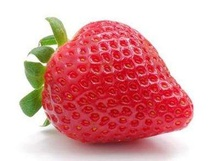
%> input picture colorSpace/Image-Color-Quantization-and-Circle-Detection-master/examples/caomei3.jpg, 220 x 161 px, shrunk from 400 x 292 before the run
$ octave color_quantize_main.m   (GNU Octave 9; MATLAB toolbox functions it lacks are replaced by stand-ins)
%> lines starting %> are read from the running program, lines starting %| are printed output that depends on the picture
### colorSpace/Image-Color-Quantization-and-Circle-Detection-master/color-quantization-and-circle-detection/quantize_RGB.m
function [outputImg, meanColors] = quantize_RGB(origImg, k)

[rows, cols, channels] = size(double(origImg));
reshapeCol = rows*cols;
newImage = reshape(double(origImg),reshapeCol, channels);

[idx, meanColors] = kmeans(newImage, k);
idx = reshape(idx, rows, cols);
outputImg = uint8(zeros(rows,cols,channels));

    i = 1;
    while(i <= rows)
        j = 1;
        while(j <= cols)
            k2 = 1;
            while(k2 <= k)
                if idx(i,j)==k2
                    l = 1;
                    while(l <= channels)
                        outputImg(i,j,l)= meanColors(k2,l);
                        l = l + 1;
                    end
                end
                k2 = k2 + 1;
            end
            j = j + 1;
        end
        i = i + 1;
    end
end

### colorSpace/Image-Color-Quantization-and-Circle-Detection-master/color-quantization-and-circle-detection/compute_Quantization_Error.m
function [ error ] = compute_Quantization_Error(origImg, quantizedImg )
doubles = (double(quantizedImg) - double(origImg)).^2;
[~,~,channels]= size(origImg);
for i=1:channels
    doubles = sum(doubles);
end
error = doubles;
end

### colorSpace/Image-Color-Quantization-and-Circle-Detection-master/color-quantization-and-circle-detection/quantize_HSV.m
function [outputImg,meanHues ] = quantize_HSV(origImg, k )
hsvConvert = rgb2hsv(origImg);
extractHue = hsvConvert(:,:,1);
[rows, cols, ~] = size(extractHue);
reshapecol = rows*cols;
[idx,meanHues] = kmeans(double(reshape(extractHue,reshapecol,1)),k);
idx = reshape(idx,rows,cols);
[r,c]= size(idx);
i = 1;
while(i <= r)
        j = 1;
        while(j <= c)
            k2 = 1;
            while(k2 <= k)
                if idx(i,j)==k2
                    l = 1;
                   while(l <= size(i,1))
                        extractHue(i(l,1),j(l,1)) = meanHues(k2,1);
                        l = l + 1;
                   end
                end
                k2 = k2 + 1;
            end
            j = j + 1;
        end
        i = i + 1;
end

rownum = size(extractHue,1);
colnum = size(extractHue,2);

for m=1:rownum
    for n=1:colnum
       hsvConvert(m,n,1) = extractHue(m,n,1);
    end
end
finalImg = hsv2rgb(hsvConvert);
outputImg = finalImg;

end

### colorSpace/Image-Color-Quantization-and-Circle-Detection-master/color-quantization-and-circle-detection/get_Hue_Hists.m
function [histEqual, histClustered] = get_Hue_Hists(origImg, k)

hsvConvert = rgb2hsv(origImg);

rownum = size(hsvConvert,1);
colnum = size(hsvConvert,2);
for m=1:rownum
    for n=1:colnum
       extractHue(m,n,1) = hsvConvert(m,n,1);
    end
end

[rows, cols, ~] = size(extractHue);
reshapecol = rows*cols;
histEqual = reshape(extractHue,reshapecol,1);
[idx,histmeans] = kmeans(double(reshape(extractHue,reshapecol,1)),k);
idx = reshape(idx,rows,cols);
[r,c]= size(idx);

i = 1;
while(i <= r)
        for j=1:c
            for k2=1:k
                if idx(i,j)==k2
                   for l=1:size(i,1)
                        extractHue(i(l,1),j(l,1)) = histmeans(k2,1);
                   end
                end
            end
        end
        i = i + 1;
end

idx = reshape(idx,reshapecol, 1);
histClustered = hist(idx, k);
end

### colorSpace/Image-Color-Quantization-and-Circle-Detection-master/color-quantization-and-circle-detection/color_quantize_main.m

origImg = imread ('D:\MatlabFiles\colorSpace\Image-Color-Quantization-and-Circle-Detection-master\examples\caomei3.jpg');
%> origImg is the input picture: size 161x220x3 uint8; mean R, G, B 223.5, 164.2, 165.4

[im5, meanColors] = quantize_RGB(origImg,5);
%> in quantize_RGB, `[rows, cols, channels] = size(double(origImg));`: rows = 161; cols = 220; channels = 3
%> in quantize_RGB, `reshapeCol = rows*cols;`: reshapeCol = 35420
%> in quantize_RGB, `[idx, meanColors] = kmeans(newImage, k);`: meanColors = [215.7 86.1 98.29; 111.2 133.4 52.97; 253.2 252.5 252; 189.9 31.03 44.16; 211 171.3 169.2]
%> in quantize_RGB, `idx = reshape(idx, rows, cols);`:
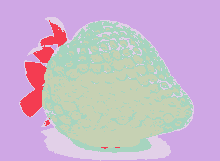
%> idx: size 161x220 double; 5 distinct labels, from 1 to 5; one colour per label, 0 black
%> in quantize_RGB, `outputImg = uint8(zeros(rows,cols,channels));`: outputImg: size 161x220x3 uint8; every value is 0
%> after the loop in quantize_RGB, `while(i <= rows)`:
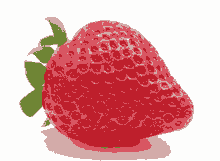
%> outputImg: size 161x220x3 uint8; mean R, G, B 223.4, 164.4, 165.3
%> after the loop in quantize_RGB, `while(i <= rows)`: i = 162; l = 4
figure
subplot(2,2,1)
imshow(im5)
title('RGB k = 5')
rgbError5 = compute_Quantization_Error(origImg, im5)
%> the loop in compute_Quantization_Error, `for i=1:channels` made 3 passes
%> doubles on passes 2 to 3: [8623778 8114963 8142292], 24881033
%> in compute_Quantization_Error, `error = doubles;`: error = 24881033
%> rgbError5 = 24881033
%
[im5, meanHues] = quantize_HSV(origImg, 5);
%> in quantize_HSV, `hsvConvert = rgb2hsv(origImg);`: hsvConvert: size 161x220x3 double; mean H, S, V 0.485, 0.334, 0.881
%> in quantize_HSV, `[idx,meanHues] = kmeans(double(reshape(extractHue,reshapecol,1)),k);`: meanHues = [0.105; 0.974; 0.511; 0.00153; 0.214]
%> in quantize_HSV, `idx = reshape(idx,rows,cols);`: idx: size 161x220 double; 5 distinct labels, from 1 to 5
%> after the loop in quantize_HSV, `while(i <= r)`:
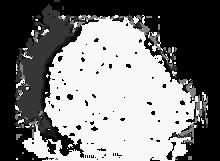
%> extractHue: size 161x220 double; min 0.00153, max 0.974, mean 0.485
%> after the loop in quantize_HSV, `while(i <= r)`: i = 162; l = 2
%> after the loop in quantize_HSV, `for m=1:rownum`: hsvConvert: size 161x220x3 double; mean H, S, V 0.485, 0.334, 0.881
%> meanHues = [0.105; 0.974; 0.511; 0.00153; 0.214]
subplot(2,2,2)
imshow(im5);
hsvError5 = compute_Quantization_Error(origImg, im5)
%> the loop in compute_Quantization_Error (call 2), `for i=1:channels` made 3 passes
%> doubles on passes 2 to 3: [1.81e+09 1.27e+09 1.26e+09], 4.34e+09
%> hsvError5 = 4.34e+09
title('HSV k = 5')
%
[im25, meanColors] = quantize_RGB(origImg,25);
%> in quantize_RGB (call 2), `[idx, meanColors] = kmeans(newImage, k);`: meanColors = 25 rows, first 12: [254.6 254.6 254.4; 194.1 50.94 62.11; 216.6 197.3 197.1; 214.2 96.12 106.6; 227.4 76.53 90.52; 176.3 10.86 22.17; 157.6 81.59 86.7; 110 143.3 70.54; 191.8 150.9 150.7; 230.8 218.3 217.9; 182.3 31.86 43.45; 155.6 172.2 116.3]
subplot(2,2,3)
imshow(im25)
rgbError25 = compute_Quantization_Error(origImg, im25)
%> in compute_Quantization_Error (call 3), `doubles = (double(quantizedImg) - double(origImg)).^2;`:
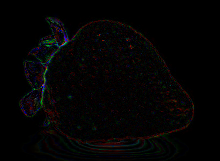
%> doubles: size 161x220x3 double; mean R, G, B 50.8, 42.7, 43.1; drawn with min black and max white
%> the loop in compute_Quantization_Error (call 3), `for i=1:channels` made 3 passes
%> doubles on passes 2 to 3: [1799812 1512946 1528055], 4840813
%> in compute_Quantization_Error (call 3), `error = doubles;`: error = 4840813
%> rgbError25 = 4840813
title('RGB k = 25')
%
[im25, meanHues] = quantize_HSV(origImg, 25);
%> after the loop in quantize_HSV (call 2), `for m=1:rownum`: hsvConvert: size 161x220x3 double; mean H, S, V 0.485, 0.334, 0.881
%> meanHues = 25 values, max 0.995 at index 21, min 0.000374 at index 1, mean 0.499
subplot(2,2,4)
imshow(im25);
hsvError25 = compute_Quantization_Error(origImg, im25)
%> hsvError25 = 4.34e+09
title('HSV k = 25')
%
[histEqual, histClustered] = get_Hue_Hists(origImg, 5);
%> in get_Hue_Hists, `[idx,histmeans] = kmeans(double(reshape(extractHue,reshapecol,1)),k);`: histmeans = [0.98; 0.00299; 0.204; 0.485; 0.797]
%> in get_Hue_Hists, `idx = reshape(idx,rows,cols);`:
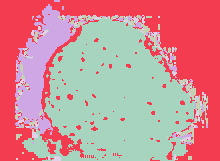
%> idx: size 161x220 double; 5 distinct labels, from 1 to 5; one colour per label, 0 black
%> after the loop in get_Hue_Hists, `while(i <= r)`: i = 162
%> in get_Hue_Hists, `histClustered = hist(idx, k);`: histClustered = [15720 14548 3484 959 709]
%> histClustered = [15720 14548 3484 959 709]
figure
subplot(1, 2, 1);
title('Equal');
hist(histEqual,5);
subplot(1, 2, 2);
title('Clustered');
hist(histClustered, 5);
%> figure, not shown here; panel 1: tallest bar 16199 high, from x = 0.799 to 0.999; panel 2: tallest bar 3 high, from x = 709 to 3711.2
%
[histEqual, histClustered] = get_Hue_Hists(origImg, 25);
%> call 2 of get_Hue_Hists, with k = 25
%> in get_Hue_Hists (call 2), `[idx,histmeans] = kmeans(double(reshape(extractHue,reshapecol,1)),k);`: histmeans = 25 values, max 0.993 at index 22, min 0.000435 at index 3, mean 0.5
%> in get_Hue_Hists (call 2), `idx = reshape(idx,rows,cols);`:
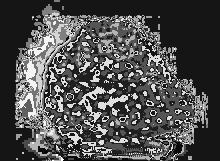
%> idx: size 161x220 double; min 1, max 25, mean 8.4; drawn with min black and max white
%> after the loop in get_Hue_Hists (call 2), `while(i <= r)`: i = 162
%> in get_Hue_Hists (call 2), `histClustered = hist(idx, k);`: histClustered = 25 values, max 13745 at index 3, min 73 at index 25, mean 1416.8
figure
subplot(1, 2, 1);
title('Equal');
hist(histEqual,25);
subplot(1, 2, 2);
title('Clustered');
hist(histClustered, 25);
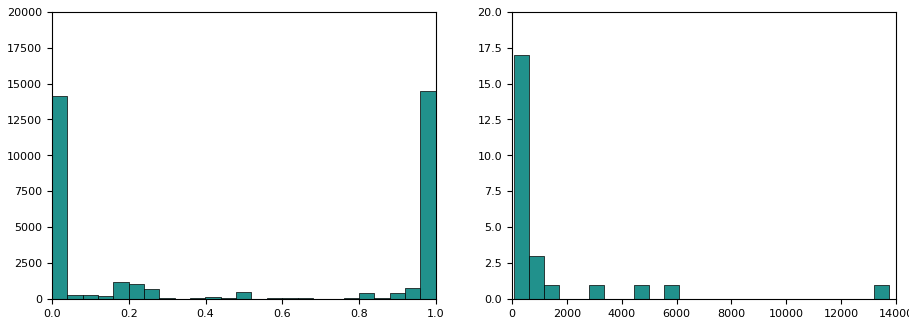
%> figure redrawn from the program's plot data, 2 panels; panel 1: tallest bar 14486 high, from x = 0.959 to 0.999; panel 2: tallest bar 17 high, from x = 73 to 619.9
